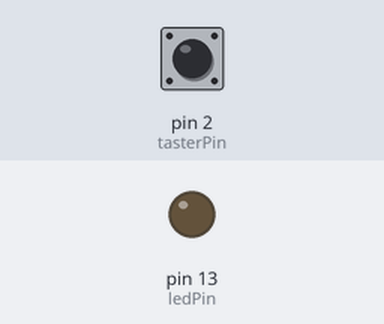
Bench run of a sketch on a simulated Arduino Uno, built with avr-gcc and run on an emulated ATmega328P. Shown: output pins drawn as LEDs (lit = HIGH). The inputs (shaded band) are chosen by the test bench; at power-on: pin 2 (tasterPin) LOW.

Above: at 1.2 s.
1.3 s: pin 2 (tasterPin) pulled HIGH for 0.15 s
At 1.37 s:
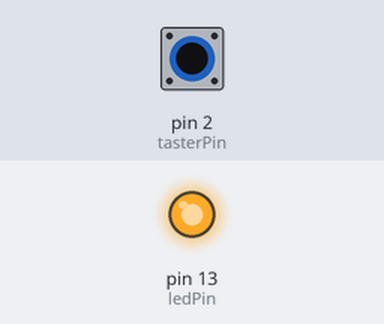
2.9 s: pin 2 (tasterPin) pulled HIGH for 3.2 s
At 7.1 s:
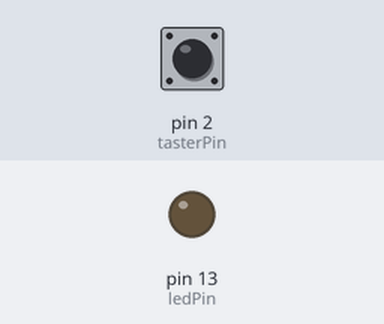
Timing chart, 0 to 8.6 s (numbered marks = the images above; inputs shaded):
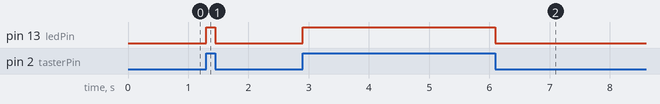

The sketch:

LED_Taster_deu_Kurs2.ino
```cpp
/*
  LED und Taster
  Schaltet eine LED ein solange ein Taster gedrückt ist
 */

const int ledPin = 13;    // An Pin 13 wird die LED angeschlossen
                          // Name "ledPin" vergeben, damit die SW besser lesbar ist
const int tasterPin = 2;  // An Pin 2 wird der Taster angeschlossen
int tasterStatus;         // Variable zur Aufnahme des Tasterstatus

// die folgende "setup" routine muss einmal im Programm stehen und wird nach einem RESET einmal durchlaufen:
void setup()
{
  pinMode(ledPin, OUTPUT);      // mit der Funktion "pinMode" wird der Pin "led" als Ausgang definiert
  pinMode(tasterPin, INPUT);    // "TasterPin"  als Eingang definieren
}

// die "loop" routine muss auch einmal im Programm stehen, wird aber immer wieder von vorne durchlaufen
// eine sogenannte Endlos-Schleife:
void loop()
{
  tasterStatus = digitalRead(tasterPin);  // Fkt. liest den Zustand des digitalen Pins ein
  if (tasterStatus == HIGH)               // PULL-DOWN  Variante
    digitalWrite(ledPin, HIGH);           // schaltet die LED ein (HIGH ist ein 5V Spannungs-Pegel)
  else
    digitalWrite(ledPin, LOW);            // schaltet die LED aus (LOW ist ein 0V Spannungs-Pegel)
}
/*
// Alternative (Programmierer sind schreibfaul !
void loop()
{   // gibt den Wert HIGH oder LOW aus, der eben eingelesen wurde
  digitalWrite(ledPin, digitalRead(tasterPin));
}
*/
```

Measured:
- after the input at 1.3 s, pin 13 (ledPin): LOW → HIGH at once, → LOW 0.15 s later
- after the input at 2.9 s, pin 13 (ledPin): LOW → HIGH at once, → LOW 3.2 s later
